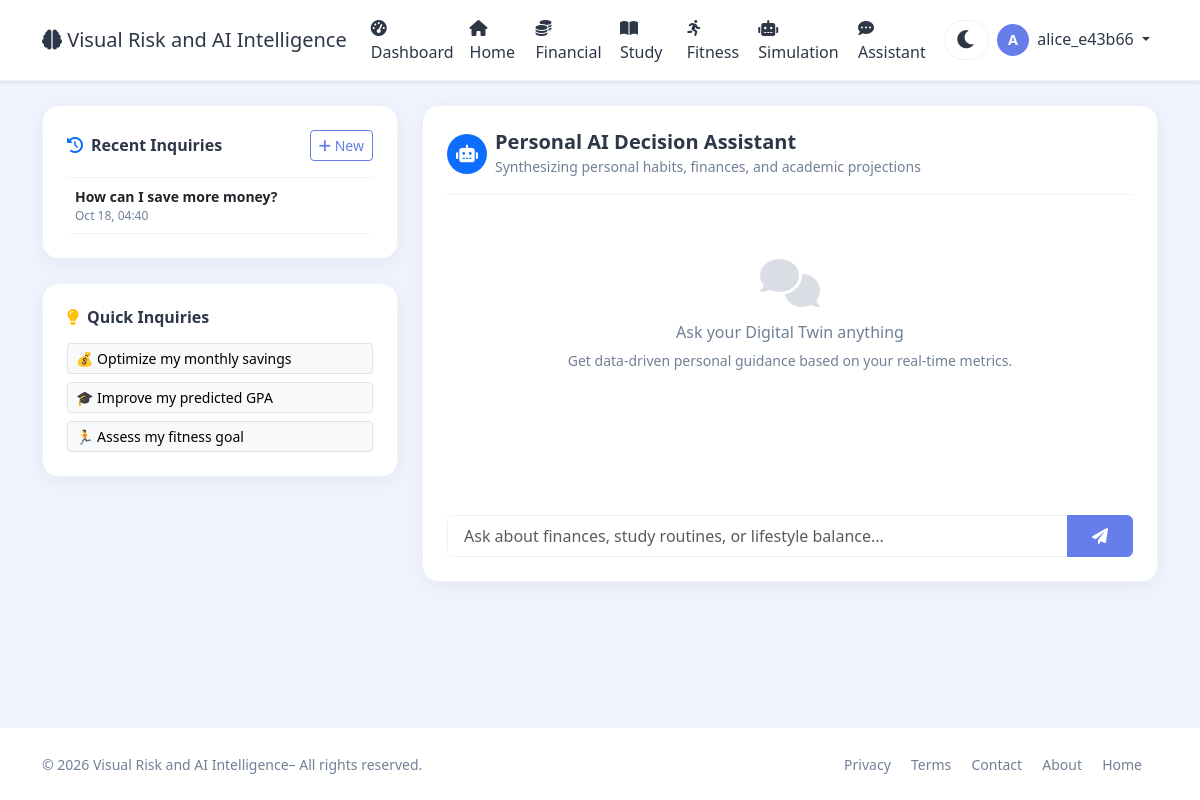
Screenshot of /user/assistant (signed in) with the database file from the repository.
### app.py (models this page shows, shortened)
class User(UserMixin, db.Model):
    id = db.Column(db.Integer, primary_key=True)
    username = db.Column(db.String(80), unique=True, nullable=False)
    email = db.Column(db.String(120), unique=True, nullable=False)
    password_hash = db.Column(db.String(200), nullable=False)
    age = db.Column(db.Integer, default=25)
    occupation = db.Column(db.String(100), default='Student')
    monthly_income = db.Column(db.Float, default=50000.0)
    monthly_expenses = db.Column(db.Float, default=35000.0)
    savings = db.Column(db.Float, default=100000.0)
    study_hours_per_week = db.Column(db.Float, default=20.0)
    fitness_hours_per_week = db.Column(db.Float, default=5.0)
    sleep_hours_per_day = db.Column(db.Float, default=7.0)
    created_at = db.Column(db.DateTime, default=datetime.utcnow)
    is_admin = db.Column(db.Boolean, default=False)
    transactions = db.relationship('Transaction', backref='user', lazy=True)
    study_logs = db.relationship('StudyLog', backref='user', lazy=True)
    fitness_logs = db.relationship('FitnessLog', backref='user', lazy=True)
    goals = db.relationship('Goal', backref='user', lazy=True)

class ChatMessage(db.Model):
    id = db.Column(db.Integer, primary_key=True)
    user_id = db.Column(db.Integer, db.ForeignKey('user.id'), nullable=False)
    question = db.Column(db.Text, nullable=False)
    response = db.Column(db.Text, nullable=False)
    timestamp = db.Column(db.DateTime, default=datetime.utcnow)
    user = db.relationship('User', backref='chat_messages')

### app.py (the view, shortened to what this page needs)
@app.route('/user/assistant', methods=['GET', 'POST'])
@login_required
def user_assistant():
    if request.args.get('new'):
        session.pop('last_query', None)
        session.pop('last_response', None)
        session['hide_messages'] = True
        return redirect(url_for('user_assistant'))
    load_id = request.args.get('load')
    last_query = session.get('last_query')
    last_response = session.get('last_response')
    hide_messages = session.get('hide_messages', False)
    all_messages = ChatMessage.query.filter_by(user_id=current_user.id).order_by(ChatMessage.timestamp.desc()).all()
    return render_template(
        'user/assistant.html',
        user=current_user,
        last_query=last_query,
        last_response=last_response,
        all_messages=all_messages,
        hide_messages=hide_messages
    )

### app.py (called while the page is built)
@app.context_processor
def utility_processor():
    return dict(datetime=datetime)

@login_manager.user_loader
def load_user(user_id):
    return User.query.get(int(user_id))

### templates/user/assistant.html (shortened to what this page needs)
{% extends "base.html" %}
{% block content %}
<div class="assistant-wrapper py-4">
    <div class="container">
        <div class="row g-4">
            <div class="col-lg-4">
                <div class="card p-4 rounded-4 shadow-sm border mb-4">
                    <div class="d-flex justify-content-between align-items-center mb-3">
                        <h6 class="fw-bold mb-0"><i class="fas fa-history me-2 text-primary"></i>Recent Inquiries</h6>
                        <a href="{{ url_for('user_assistant', new='true') }}" class="btn btn-sm btn-outline-primary">
                            <i class="fas fa-plus"></i> New
                        </a>
                    </div>
                    <div class="list-group list-group-flush" style="max-height: 340px; overflow-y: auto;">
                        {% if all_messages %}
                            {% for m in all_messages %}
                            <a href="{{ url_for('user_assistant', load=m.id) }}" class="list-group-item list-group-item-action bg-transparent px-2 py-2 border-0 border-bottom">
                                <div class="text-truncate small fw-semibold">{{ m.question }}</div>
                                <div class="text-muted" style="font-size: 0.75rem;">{{ m.timestamp.strftime('%b %d, %H:%M') }}</div>
                            </a>
                            {% endfor %}
                        {% else %}
                            <span class="text-muted small">No prior chats recorded.</span>
                        {% endif %}
                    </div>
                </div>
                <div class="card p-4 rounded-4 shadow-sm border">
                    <h6 class="fw-bold mb-3"><i class="fas fa-lightbulb text-warning me-2"></i>Quick Inquiries</h6>
                    <div class="d-grid gap-2">
                        <button class="btn btn-sm btn-light border text-start" onclick="setQuery('How can I optimize my monthly savings rate based on my expenses?')">
                            💰 Optimize my monthly savings
                        </button>
                        <button class="btn btn-sm btn-light border text-start" onclick="setQuery('What study habit will improve my predicted GPA?')">
                            🎓 Improve my predicted GPA
                        </button>
                        <button class="btn btn-sm btn-light border text-start" onclick="setQuery('How does my fitness routine compare with my 150-minute weekly goal?')">
                            🏃 Assess my fitness goal
                        </button>
                    </div>
                </div>
            </div>
            <div class="col-lg-8">
                <div class="card p-4 rounded-4 shadow-sm border h-100 d-flex flex-column">
                    <div class="d-flex align-items-center gap-2 mb-3 pb-3 border-bottom">
                        <div class="user-avatar bg-primary" style="width: 40px; height: 40px; font-size: 1.1rem;">
                            <i class="fas fa-robot"></i>
                        </div>
                        <div>
                            <h5 class="fw-bold mb-0">Personal AI Decision Assistant</h5>
                            <span class="text-muted small">Synthesizing personal habits, finances, and academic projections</span>
                        </div>
                    </div>
                    <div class="flex-grow-1 mb-4" style="min-height: 280px;">
                        {% if not hide_messages and last_query %}
                            <div class="d-flex justify-content-end mb-3">
                                <div class="p-3 rounded-4 bg-primary text-white" style="max-width: 80%;">
                                    <p class="mb-0 small fw-semibold">{{ last_query }}</p>
                                </div>
                            </div>
                            <div class="d-flex justify-content-start mb-3">
                                <div class="p-3 rounded-4 bg-light border text-dark" style="max-width: 85%;">
                                    <div class="small fw-bold text-primary mb-1"><i class="fas fa-robot me-1"></i> Digital Twin Assistant</div>
                                    <p class="mb-0 small" style="white-space: pre-wrap;">{{ last_response }}</p>
                                </div>
                            </div>
                        {% else %}
                            <div class="text-center py-5 text-muted">
                                <i class="fas fa-comments fa-3x mb-3 opacity-25"></i>
                                <h6>Ask your Digital Twin anything</h6>
                                <p class="small text-muted">Get data-driven personal guidance based on your real-time metrics.</p>
                            </div>
                        {% endif %}
                    </div>
                    <form method="POST" action="{{ url_for('user_assistant') }}">
                        <div class="input-group">
                            <input type="text" name="query" id="chatInput" class="form-control py-2 ps-3" placeholder="Ask about finances, study routines, or lifestyle balance..." required autofocus>
                            <button type="submit" class="btn btn-primary px-4">
                                <i class="fas fa-paper-plane"></i>
                            </button>
                        </div>
                    </form>
                </div>
            </div>
        </div>
    </div>
</div>
{% endblock %}

### templates/base.html (shortened to what this page needs)
<!DOCTYPE html>
<html lang="en" data-theme="light">
<head>
    <link href="https://cdn.jsdelivr.net/npm/bootstrap@5.3.0/dist/css/bootstrap.min.css" rel="stylesheet">
    <link rel="stylesheet" href="https://cdnjs.cloudflare.com/ajax/libs/font-awesome/6.0.0/css/all.min.css">
</head>
<body>
    <nav class="navbar navbar-expand-lg navbar-light bg-white shadow-sm">
        <div class="container">
            <a class="navbar-brand" href="{{ url_for('index') }}">
                <i class="fas fa-brain"></i> Visual Risk and AI Intelligence
            </a>
            <div class="collapse navbar-collapse" id="navbarNav">
                <ul class="navbar-nav ms-auto align-items-lg-center">
                    {% if current_user.is_authenticated %}
                        <li class="nav-item">
                            <a class="nav-link" href="{{ url_for('user_dashboard') }}">
                                <i class="fas fa-tachometer-alt me-1"></i>Dashboard
                            </a>
                        </li>
                        <li class="nav-item">
                            <a class="nav-link" href="{{ url_for('index') }}">
                                <i class="fas fa-home"></i>Home
                            </a>
                        </li>
                        <li class="nav-item">
                            <a class="nav-link" href="{{ url_for('user_financial') }}">
                                <i class="fas fa-coins me-1"></i>Financial
                            </a>
                        </li>
                        <li class="nav-item">
                            <a class="nav-link" href="{{ url_for('user_study') }}">
                                <i class="fas fa-book-open me-1"></i>Study
                            </a>
                        </li>
                        <li class="nav-item">
                            <a class="nav-link" href="{{ url_for('user_fitness') }}">
                                <i class="fas fa-running me-1"></i>Fitness
                            </a>
                        </li>
                        <li class="nav-item">
                            <a class="nav-link" href="{{ url_for('user_simulation') }}">
                                <i class="fas fa-robot me-1"></i>Simulation
                            </a>
                        </li>
                        <li class="nav-item">
                            <a class="nav-link" href="{{ url_for('user_assistant') }}">
                                <i class="fas fa-comment-dots me-1"></i>Assistant
                            </a>
                        </li>
                        <li class="nav-item">
                            <button class="theme-toggle" id="themeToggle" aria-label="Toggle theme">
                                <i class="fas fa-moon"></i>
                            </button>
                        </li>
                        <li class="nav-item dropdown">
                            <a class="nav-link dropdown-toggle" href="#" id="userDropdown" role="button" data-bs-toggle="dropdown">
                                <span class="user-avatar">{{ current_user.username[0]|upper }}</span>
                                <span class="ms-1">{{ current_user.username }}</span>
                            </a>
                        </li>
                    {% endif %}
                </ul>
            </div>
        </div>
    </nav>
    {% block content %}{% endblock %}
    <footer class="mt-auto py-4 bg-light border-top">
        <div class="container">
            <div class="row align-items-center">
                <div class="col-md-6 text-center text-md-start">
                    <span class="text-muted small">© 2026 Visual Risk and AI Intelligence– All rights reserved.</span>
                </div>
                <div class="col-md-6 text-center text-md-end">
                    <a href="{{ url_for('privacy') }}" class="text-muted text-decoration-none me-3 small">Privacy</a>
                    <a href="{{ url_for('terms') }}" class="text-muted text-decoration-none me-3 small">Terms</a>
                    <a href="{{ url_for('contact') }}" class="text-muted text-decoration-none me-3 small">Contact</a>
                    <a href="{{ url_for('about') }}" class="text-muted text-decoration-none me-3 small">About</a>
                    <a href="{{ url_for('index') }}" class="text-muted text-decoration-none me-3 small">Home</a>
                </div>
            </div>
        </div>
    </footer>
</body>
</html>

### templates/base.html (style rules this page uses)
:root { --bg-body: #f8f9fa; --bg-navbar: #ffffff; --bg-card: #ffffff; --text-primary: #2d3748; --text-muted: #718096; --border-color: #edf2f7; --shadow: 0 4px 20px rgba(0,0,0,0.06); --glass-bg: rgba(255,255,255,0.6); --glass-border: rgba(255,255,255,0.25); --accent: #667eea; --accent-gradient: linear-gradient(135deg, #667eea, #764ba2); --bg-input: #ffffff; --bg-light: #f7fafc; --bg-wrapper: #f0f4ff; --bg-hero: linear-gradient(135deg, #667eea 0%, #764ba2 100%); --dropdown-bg: #ffffff; --dropdown-text: #2d3748; --btn-bg: #667eea; --btn-hover: #5a6fd6; --badge-bg: #edf2f7; --badge-text: #4a5568; --progress-bg: #edf2f7; --progress-fill: linear-gradient(90deg, #667eea, #764ba2); }
body { background: var(--bg-body) !important; color: var(--text-primary) !important; font-family: 'Segoe UI', Tahoma, Geneva, Verdana, sans-serif; transition: background 0.3s, color 0.3s; min-height: 100vh; display: flex; flex-direction: column; }
.navbar { background: var(--bg-navbar) !important; border-bottom: 1px solid var(--border-color); }
.navbar-brand, .nav-link { color: var(--text-primary) !important; }
.btn-primary { background: var(--btn-bg) !important; border-color: var(--btn-bg) !important; }
.btn-outline-primary { color: var(--accent) !important; border-color: var(--accent) !important; }
.card, .glass-card, .chart-container, .predict-card, .profile-card, .goals-card, .card-glass, .chart-box, .predict-box, .activity-card { background: var(--bg-card) !important; border-color: var(--border-color) !important; color: var(--text-primary) !important; box-shadow: var(--shadow) !important; }
.bg-light, .bg-white { background: var(--bg-card) !important; }
.text-muted { color: var(--text-muted) !important; }
.form-control, .form-select { background: var(--bg-input) !important; color: var(--text-primary) !important; border-color: var(--border-color) !important; }
.dashboard-wrapper, .finance-wrapper, .study-wrapper, .fitness-wrapper, .assistant-wrapper, .sim-wrapper, .users-wrapper, .detail-wrapper, .about-wrapper, .privacy-wrapper, .terms-wrapper, .contact-wrapper { background: var(--bg-wrapper) !important; flex: 1; }
.border-top, .border-bottom { border-color: var(--border-color) !important; }
.theme-toggle { background: transparent; border: none; font-size: 1.3rem; color: var(--text-primary); cursor: pointer; transition: transform 0.3s; padding: 0.2rem 0.7rem; border-radius: 30px; background: var(--bg-input); margin-left: 0.5rem; border: 1px solid var(--border-color); }
.user-avatar { width: 32px; height: 32px; border-radius: 50%; background: var(--accent); color: white; display: inline-flex; align-items: center; justify-content: center; font-weight: 600; font-size: 0.9rem; }

### rows the page displays
User: username "A", username "alice_e43b66"
ChatMessage: question "How can I save more money?", timestamp "Oct 18, 04:40"
